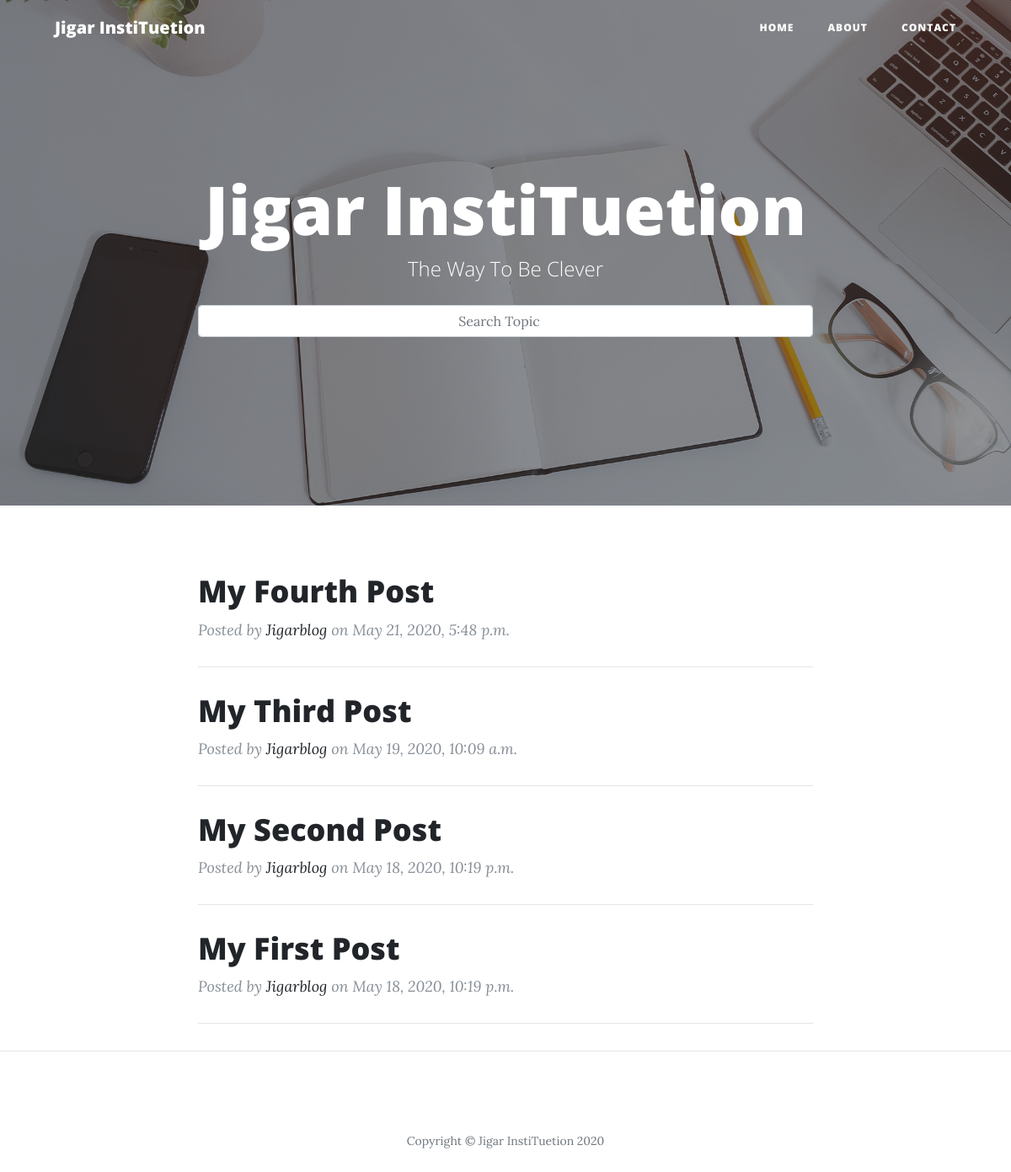
The page / on the database its author committed.
### blogapp/models.py (models this page shows, shortened)
class Post(models.Model):
    title = models.CharField(max_length=200)
    slug = models.SlugField(max_length=200, unique=True, null = True, blank = True)
    author = models.ForeignKey(User, on_delete= models.CASCADE,related_name='blog_posts')
    updated_on = models.DateTimeField(auto_now= True)
    content = models.TextField(null=True, blank=True)
    video_url = EmbedVideoField(null=True, blank=True)
    created_on = models.DateTimeField(auto_now_add=True)
    STATUS = (
    (0,"Draft"),
    (1,"Publish")
    )
    status = models.IntegerField(choices=STATUS, default=0)
    class Meta:
        ordering = ['-created_on']

class User(AbstractUser):
    address = models.CharField(max_length=100, null=True, blank=True)
    phone_num = models.BigIntegerField(null=True, blank=True)
    profile_pic = models.ImageField(upload_to='profile/', default='default/default.png')

### blogapp/views.py (the view)
# urls.py: path('', views.PostList.as_view(), name='home'),
class PostList(generic.ListView):
    queryset = Post.objects.filter(status=1).order_by('-created_on')
    template_name = 'blogapp/index.html'

### templates/blogapp/index.html (shortened to what this page needs)
{% load static %}
<!DOCTYPE html>
<html lang="en">
<head>
  <link href="{% static 'blogapp/vendor/bootstrap/css/bootstrap.min.css' %}" rel="stylesheet">
  <link href="{% static 'blogapp/vendor/fontawesome-free/css/all.min.css' %}" rel="stylesheet" type="text/css">
  <link href="{% static 'blogapp/css/clean-blog.min.css' %}" rel="stylesheet">
</head>
<body>
  <nav class="navbar navbar-expand-lg navbar-light fixed-top" id="mainNav">
    <div class="container">
      <a class="navbar-brand" href="{% url 'home' %}">Jigar InstiTuetion</a>
      <div class="collapse navbar-collapse" id="navbarResponsive">
        <ul class="navbar-nav ml-auto">
          <li class="nav-item">
            <a class="nav-link" href="{% url 'home' %}">Home</a>
          </li>
          <li class="nav-item">
            <a class="nav-link" href="{% url 'aboutus' %}">About</a>
          </li>
          <li class="nav-item">
            <a class="nav-link" href="{% url 'contactus' %}">Contact</a>
          </li>
        </ul>
      </div>
    </div>
  </nav>
  {% block content %}
  <header class="masthead" style="background-image: url('{% static 'blogapp/img/home-bg.jpg' %}')">
    <div class="overlay"></div>
    <div class="container">
      <div class="row">
        <div class="col-lg-8 col-md-10 mx-auto">
          <div class="site-heading">
            <h1>Jigar InstiTuetion</h1>
            <span class="subheading">The Way To Be Clever</span><br>
            <form action="{% url 'search_results' %}" method="GET">
              <input class="form-control" id="searchbar" name="search_post" type="search" placeholder="Search Topic" aria-label="Search">
            </form>
          </div>
        </div>
      </div>
    </div>
  </header>
  <div class="container">
    <div class="row">
      <div class="col-lg-8 col-md-10 mx-auto">
        {% for post in post_list %}
        <div class="post-preview">
          <a href="{% url 'post_detail' post.slug %}">
            <h2 class="post-title">
              {{post.title|title}}
            </h2>
          </a>
          <p class="post-meta">Posted by
            <a href="#">{{post.author|title}}</a>
            on {{post.created_on}}</p>
        </div>
        <hr>
        {% endfor %}
      </div>
    </div>
  </div>
{% endblock %}
  <hr>
  <footer>
    <div class="container">
      <div class="row">
        <div class="col-lg-8 col-md-10 mx-auto">
          <p class="copyright text-muted">Copyright &copy; Jigar InstiTuetion 2020</p>
        </div>
      </div>
    </div>
  </footer>
</body>
</html>

### templates/blogapp/index.html (style rules this page uses)
#searchbar { text-align: center; }

### rows shown on the page
Post: title "My Fourth Post", author "Jigarblog", created_on "May 21, 2020, 5:48 p.m."
Post: title "My Third Post", author "Jigarblog", created_on "May 19, 2020, 10:09 a.m."
Post: title "My Second Post", author "Jigarblog", created_on "May 18, 2020, 10:19 p.m."
Post: title "My First Post", author "Jigarblog", created_on "May 18, 2020, 10:19 p.m."
